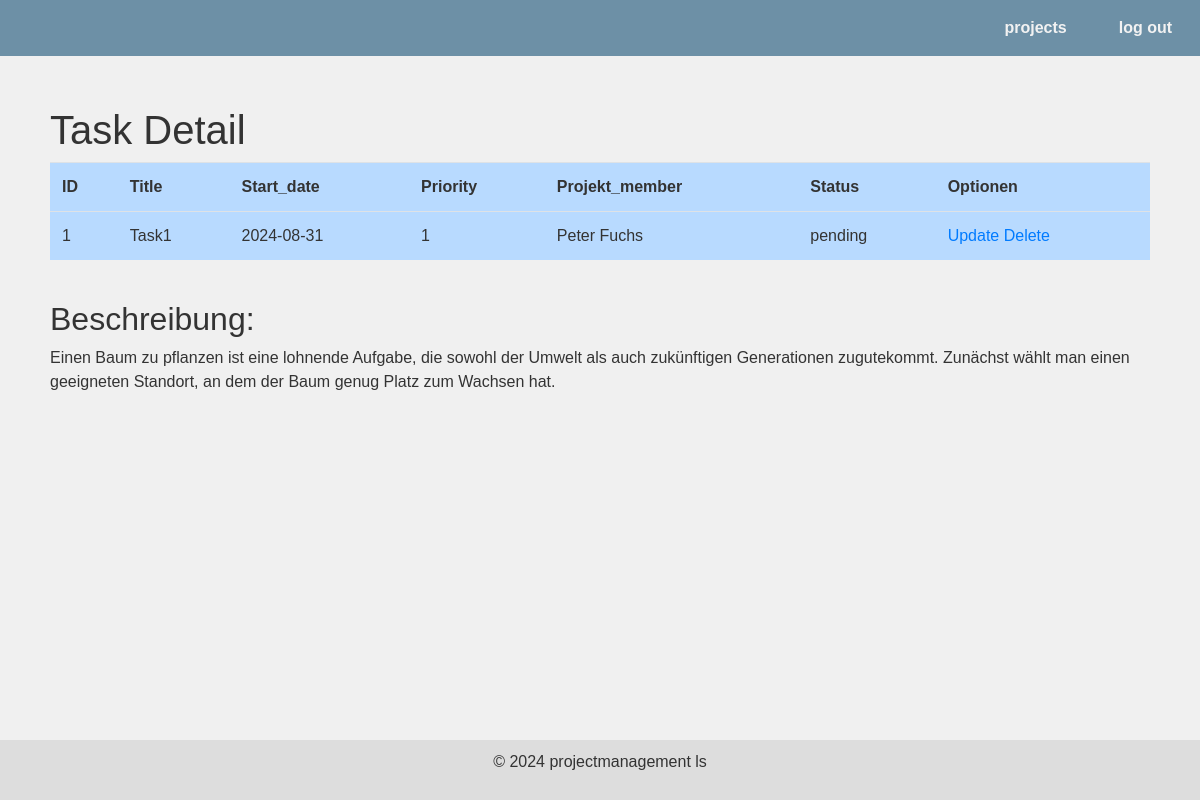
The page /tasks/project/task/details/user_normal/1/1 on the database its author committed.
### tables this page shows
CREATE TABLE tasks(
                    id INTEGER PRIMARY KEY, 
                    title VARCHAR(255) NOT NULL, 
                    description VARCHAR(255), 
                    status VARCHAR(50), 
                    due_date DATE, 
                    priority VARCHAR(50), 
                    project_id INTEGER REFERENCES projects(id), 
                    assigned_to INTEGER REFERENCES employees(id)
                );

### app/tasks/routes.py (the view)
@tasks_routes.route("/project/task/details/user_normal/<int:project_id>/<int:task_id>")               #show detail_task
def show_details_task_user_normal(project_id, task_id):                                                 #Task2
    conn = sqlite3.connect("project_management.db")
    c = conn.cursor()
    c.execute("SELECT * FROM tasks WHERE id = ? AND project_id = ?", (task_id, project_id,))
    task = c.fetchone()
    conn.close()
    return render_template("task_detail_user_normal.html", task = task)

### app/tasks/templates/task_detail_user_normal.html (shortened to what this page needs)
{%extends "base.html"%}
{% block content %}
    <h1>Task Detail</h1>
    <table class="table table-primary table-striped-columns">
        <tr><th>ID</th><th>Title</th><th>Start_date</th><th>Priority</th><th>Projekt_member</th><th>Status</th><th>Optionen</th></tr>
        <tr><td>{{task[0]}}</td>
        <td>{{task[1]}}</td>
            <td>{{task[4]}}</td>
            <td>{{task[5]}}</td>
            <td>{{task[7]}}</td>
            <td>{{task[3]}}</td>
            <td><a href ="/tasks/task/update/normal/{{task[6]}}/{{task[0]}}">Update</a>
            <a href ="/tasks/task/delete/{{task[0]}}/{{task[6]}}">Delete</a></td>
        </tr>
    </table>
    <br>
    <h2>Beschreibung:</h2>
    {{task[2]}}
{%endblock%}

### app/projekte/templates/base.html (style rules this page uses)
body { font-family: Arial, sans-serif; margin: 0; padding: 0; background-color: #f0f0f0; color: #333; }

### rows shown on the page
tasks: id "1", title "Task1", due_date "2024-08-31", priority "1", assigned_to "Peter Fuchs", status "pending", description "Einen Baum zu pflanzen ist eine lohnende Aufgabe, die sowohl der Umwelt als auch zukünftigen Generationen zugutekommt. Zunächst wählt man einen geeigneten Standort, an dem der Baum genug Platz zum Wachsen hat."
